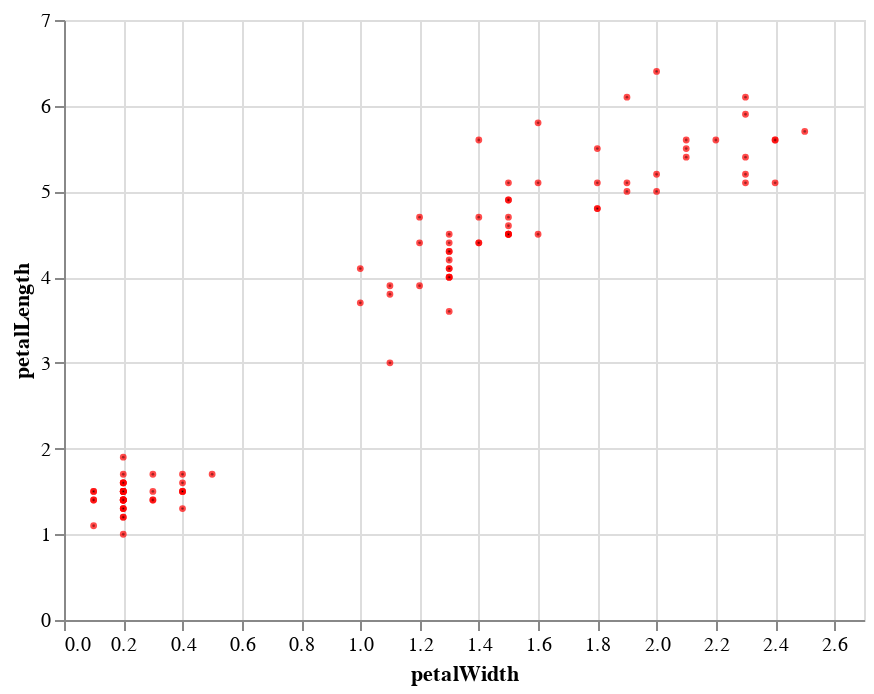

This figure's notebook cell:
### Code cell
alt.renderers.enable('default')
chart(pandas_expr.execute())

### Figure 1 — Vega-Lite specification as saved in the notebook (floating-point values rounded to 4 significant figures)
{"$schema": "https://vega.github.io/schema/vega-lite/v2.4.1.json", "config": {"view": {"height": 300, "width": 400}}, "data": {"values": [{"petalLength": 5.6, "petalWidth": 2.1, "sepalLength": 6.4, "sepalWidth": 2.8, "species": "virginica"}, {"petalLength": 5.8, "petalWidth": 1.6, "sepalLength": 7.2, "sepalWidth": 3, "species": "virginica"}, {"petalLength": 6.1, "petalWidth": 1.9, "sepalLength": 7.4, "sepalWidth": 2.8, "species": "virginica"}, {"petalLength": 6.4, "petalWidth": 2, "sepalLength": 7.9, "sepalWidth": 3.8, "species": "virginica"}, {"petalLength": 5.7, "petalWidth": 2.5, "sepalLength": 6.7, "sepalWidth": 3.3, "species": "virginica"}, {"petalLength": 5.2, "petalWidth": 2.3, "sepalLength": 6.7, "sepalWidth": 3, "species": "virginica"}, {"petalLength": 5, "petalWidth": 1.9, "sepalLength": 6.3, "sepalWidth": 2.5, "species": "virginica"}, {"petalLength": 5.2, "petalWidth": 2, "sepalLength": 6.5, "sepalWidth": 3, "species": "virginica"}, {"petalLength": 5.6, "petalWidth": 2.2, "sepalLength": 6.4, "sepalWidth": 2.8, "species": "virginica"}, {"petalLength": 5.1, "petalWidth": 1.5, "sepalLength": 6.3, "sepalWidth": 2.8, "species": "virginica"}, {"petalLength": 5.6, "petalWidth": 1.4, "sepalLength": 6.1, "sepalWidth": 2.6, "species": "virginica"}, {"petalLength": 6.1, "petalWidth": 2.3, "sepalLength": 7.7, "sepalWidth": 3, "species": "virginica"}, {"petalLength": 5.4, "petalWidth": 2.3, "sepalLength": 6.2, "sepalWidth": 3.4, "species": "virginica"}, {"petalLength": 5.1, "petalWidth": 1.8, "sepalLength": 5.9, "sepalWidth": 3, "species": "virginica"}, {"petalLength": 5.6, "petalWidth": 2.4, "sepalLength": 6.3, "sepalWidth": 3.4, "species": "virginica"}, {"petalLength": 5.5, "petalWidth": 1.8, "sepalLength": 6.4, "sepalWidth": 3.1, "species": "virginica"}, {"petalLength": 4.8, "petalWidth": 1.8, "sepalLength": 6, "sepalWidth": 3, "species": "virginica"}, {"petalLength": 5.4, "petalWidth": 2.1, "sepalLength": 6.9, "sepalWidth": 3.1, "species": "virginica"}, {"petalLength": 1.4, "petalWidth": 0.2, "sepalLength": 5.1, "sepalWidth": 3.5, "species": "setosa"}, {"petalLength": 5.6, "petalWidth": 2.4, "sepalLength": 6.7, "sepalWidth": 3.1, "species": "virginica"}, {"petalLength": 5.1, "petalWidth": 2.3, "sepalLength": 6.9, "sepalWidth": 3.1, "species": "virginica"}, {"petalLength": 1.4, "petalWidth": 0.2, "sepalLength": 4.9, "sepalWidth": 3, "species": "setosa"}, {"petalLength": 1.3, "petalWidth": 0.2, "sepalLength": 4.7, "sepalWidth": 3.2, "species": "setosa"}, {"petalLength": 5.1, "petalWidth": 1.9, "sepalLength": 5.8, "sepalWidth": 2.7, "species": "virginica"}, {"petalLength": 5.9, "petalWidth": 2.3, "sepalLength": 6.8, "sepalWidth": 3.2, "species": "virginica"}, {"petalLength": 1.5, "petalWidth": 0.2, "sepalLength": 4.6, "sepalWidth": 3.1, "species": "setosa"}, {"petalLength": 1.3, "petalWidth": 0.4, "sepalLength": 5.4, "sepalWidth": 3.9, "species": "setosa"}, {"petalLength": 1.4, "petalWidth": 0.3, "sepalLength": 5.1, "sepalWidth": 3.5, "species": "setosa"}, {"petalLength": 1.7, "petalWidth": 0.3, "sepalLength": 5.7, "sepalWidth": 3.8, "species": "setosa"}, {"petalLength": 1.5, "petalWidth": 0.3, "sepalLength": 5.1, "sepalWidth": 3.8, "species": "setosa"}, {"petalLength": 1.4, "petalWidth": 0.2, "sepalLength": 5, "sepalWidth": 3.6, "species": "setosa"}, {"petalLength": 1.7, "petalWidth": 0.4, "sepalLength": 5.4, "sepalWidth": 3.9, "species": "setosa"}, {"petalLength": 1.4, "petalWidth": 0.3, "sepalLength": 4.6, "sepalWidth": 3.4, "species": "setosa"}, {"petalLength": 1.5, "petalWidth": 0.2, "sepalLength": 5, "sepalWidth": 3.4, "species": "setosa"}, {"petalLength": 1.7, "petalWidth": 0.2, "sepalLength": 5.4, "sepalWidth": 3.4, "species": "setosa"}, {"petalLength": 1.5, "petalWidth": 0.4, "sepalLength": 5.1, "sepalWidth": 3.7, "species": "setosa"}, {"petalLength": 1, "petalWidth": 0.2, "sepalLength": 4.6, "sepalWidth": 3.6, "species": "setosa"}, {"petalLength": 1.7, "petalWidth": 0.5, "sepalLength": 5.1, "sepalWidth": 3.3, "species": "setosa"}, {"petalLength": 1.4, "petalWidth": 0.2, "sepalLength": 4.4, "sepalWidth": 2.9, "species": "setosa"}, {"petalLength": 3.6, "petalWidth": 1.3, "sepalLength": 5.6, "sepalWidth": 2.9, "species": "versicolor"}, {"petalLength": 1.5, "petalWidth": 0.1, "sepalLength": 4.9, "sepalWidth": 3.1, "species": "setosa"}, {"petalLength": 4.4, "petalWidth": 1.4, "sepalLength": 6.7, "sepalWidth": 3.1, "species": "versicolor"}, {"petalLength": 1.5, "petalWidth": 0.2, "sepalLength": 5.4, "sepalWidth": 3.7, "species": "setosa"}, {"petalLength": 4.5, "petalWidth": 1.5, "sepalLength": 5.6, "sepalWidth": 3, "species": "versicolor"}, {"petalLength": 1.6, "petalWidth": 0.2, "sepalLength": 4.8, "sepalWidth": 3.4, "species": "setosa"}, {"petalLength": 4.1, "petalWidth": 1, "sepalLength": 5.8, "sepalWidth": 2.7, "species": "versicolor"}, {"petalLength": 1.9, "petalWidth": 0.2, "sepalLength": 4.8, "sepalWidth": 3.4, "species": "setosa"}, {"petalLength": 1.5, "petalWidth": 0.1, "sepalLength": 5.2, "sepalWidth": 4.1, "species": "setosa"}, {"petalLength": 1.6, "petalWidth": 0.2, "sepalLength": 5, "sepalWidth": 3, "species": "setosa"}, {"petalLength": 3.8, "petalWidth": 1.1, "sepalLength": 5.5, "sepalWidth": 2.4, "species": "versicolor"}, {"petalLength": 3.7, "petalWidth": 1, "sepalLength": 5.5, "sepalWidth": 2.4, "species": "versicolor"}, {"petalLength": 1.4, "petalWidth": 0.2, "sepalLength": 5.5, "sepalWidth": 4.2, "species": "setosa"}, {"petalLength": 3.9, "petalWidth": 1.2, "sepalLength": 5.8, "sepalWidth": 2.7, "species": "versicolor"}, {"petalLength": 1.6, "petalWidth": 0.4, "sepalLength": 5, "sepalWidth": 3.4, "species": "setosa"}, {"petalLength": 1.5, "petalWidth": 0.2, "sepalLength": 4.9, "sepalWidth": 3.1, "species": "setosa"}, {"petalLength": 1.5, "petalWidth": 0.2, "sepalLength": 5.2, "sepalWidth": 3.5, "species": "setosa"}, {"petalLength": 1.2, "petalWidth": 0.2, "sepalLength": 5, "sepalWidth": 3.2, "species": "setosa"}, {"petalLength": 5.1, "petalWidth": 1.6, "sepalLength": 6, "sepalWidth": 2.7, "species": "versicolor"}, {"petalLength": 4.5, "petalWidth": 1.5, "sepalLength": 6.2, "sepalWidth": 2.2, "species": "versicolor"}, {"petalLength": 1.5, "petalWidth": 0.2, "sepalLength": 5.3, "sepalWidth": 3.7, "species": "setosa"}, {"petalLength": 3.9, "petalWidth": 1.1, "sepalLength": 5.6, "sepalWidth": 2.5, "species": "versicolor"}, {"petalLength": 1.4, "petalWidth": 0.1, "sepalLength": 4.8, "sepalWidth": 3, "species": "setosa"}, {"petalLength": 4.8, "petalWidth": 1.8, "sepalLength": 5.9, "sepalWidth": 3.2, "species": "versicolor"}, {"petalLength": 1.4, "petalWidth": 0.2, "sepalLength": 5, "sepalWidth": 3.3, "species": "setosa"}, {"petalLength": 4, "petalWidth": 1.3, "sepalLength": 6.1, "sepalWidth": 2.8, "species": "versicolor"}, {"petalLength": 4.7, "petalWidth": 1.4, "sepalLength": 7, "sepalWidth": 3.2, "species": "versicolor"}, {"petalLength": 1.1, "petalWidth": 0.1, "sepalLength": 4.3, "sepalWidth": 3, "species": "setosa"}, {"petalLength": 4.5, "petalWidth": 1.5, "sepalLength": 6.4, "sepalWidth": 3.2, "species": "versicolor"}, {"petalLength": 1.2, "petalWidth": 0.2, "sepalLength": 5.8, "sepalWidth": 4, "species": "setosa"}, {"petalLength": 4.5, "petalWidth": 1.5, "sepalLength": 5.4, "sepalWidth": 3, "species": "versicolor"}, {"petalLength": 1.5, "petalWidth": 0.4, "sepalLength": 5.7, "sepalWidth": 4.4, "species": "setosa"}, {"petalLength": 1.3, "petalWidth": 0.2, "sepalLength": 5.5, "sepalWidth": 3.5, "species": "setosa"}, {"petalLength": 4.5, "petalWidth": 1.6, "sepalLength": 6, "sepalWidth": 3.4, "species": "versicolor"}, {"petalLength": 4.7, "petalWidth": 1.5, "sepalLength": 6.7, "sepalWidth": 3.1, "species": "versicolor"}, {"petalLength": 1.4, "petalWidth": 0.1, "sepalLength": 4.9, "sepalWidth": 3.6, "species": "setosa"}, {"petalLength": 4.4, "petalWidth": 1.3, "sepalLength": 6.3, "sepalWidth": 2.3, "species": "versicolor"}, {"petalLength": 1.3, "petalWidth": 0.2, "sepalLength": 4.4, "sepalWidth": 3, "species": "setosa"}, {"petalLength": 1.4, "petalWidth": 0.2, "sepalLength": 5.2, "sepalWidth": 3.4, "species": "setosa"}, {"petalLength": 4.2, "petalWidth": 1.3, "sepalLength": 5.7, "sepalWidth": 2.9, "species": "versicolor"}, {"petalLength": 4.9, "petalWidth": 1.5, "sepalLength": 6.3, "sepalWidth": 2.5, "species": "versicolor"}, {"petalLength": 4.3, "petalWidth": 1.3, "sepalLength": 6.2, "sepalWidth": 2.9, "species": "versicolor"}, {"petalLength": 1.5, "petalWidth": 0.2, "sepalLength": 5.1, "sepalWidth": 3.4, "species": "setosa"}, {"petalLength": 3, "petalWidth": 1.1, "sepalLength": 5.1, "sepalWidth": 2.5, "species": "versicolor"}, {"petalLength": 4.1, "petalWidth": 1.3, "sepalLength": 5.7, "sepalWidth": 2.8, "species": "versicolor"}, {"petalLength": 4.7, "petalWidth": 1.2, "sepalLength": 6.1, "sepalWidth": 2.8, "species": "versicolor"}, {"petalLength": 5.5, "petalWidth": 2.1, "sepalLength": 6.8, "sepalWidth": 3, "species": "virginica"}, {"petalLength": 1.6, "petalWidth": 0.2, "sepalLength": 4.7, "sepalWidth": 3.2, "species": "setosa"}, {"petalLength": 4.3, "petalWidth": 1.3, "sepalLength": 6.4, "sepalWidth": 2.9, "species": "versicolor"}, {"petalLength": 4.9, "petalWidth": 1.5, "sepalLength": 6.9, "sepalWidth": 3.1, "species": "versicolor"}, {"petalLength": 1.6, "petalWidth": 0.2, "sepalLength": 4.8, "sepalWidth": 3.1, "species": "setosa"}, {"petalLength": 4, "petalWidth": 1.3, "sepalLength": 5.5, "sepalWidth": 2.3, "species": "versicolor"}, {"petalLength": 4.4, "petalWidth": 1.4, "sepalLength": 6.6, "sepalWidth": 3, "species": "versicolor"}, {"petalLength": 1.5, "petalWidth": 0.4, "sepalLength": 5.4, "sepalWidth": 3.4, "species": "setosa"}, {"petalLength": 4.1, "petalWidth": 1.3, "sepalLength": 5.6, "sepalWidth": 3, "species": "versicolor"}, {"petalLength": 4, "petalWidth": 1.3, "sepalLength": 5.5, "sepalWidth": 2.5, "species": "versicolor"}, {"petalLength": 5, "petalWidth": 2, "sepalLength": 5.7, "sepalWidth": 2.5, "species": "virginica"}, {"petalLength": 4.4, "petalWidth": 1.2, "sepalLength": 5.5, "sepalWidth": 2.6, "species": "versicolor"}, {"petalLength": 4.6, "petalWidth": 1.5, "sepalLength": 6.5, "sepalWidth": 2.8, "species": "versicolor"}, {"petalLength": 5.1, "petalWidth": 2.4, "sepalLength": 5.8, "sepalWidth": 2.8, "species": "virginica"}, {"petalLength": 4.5, "petalWidth": 1.3, "sepalLength": 5.7, "sepalWidth": 2.8, "species": "versicolor"}]}, "encoding": {"x": {"field": "petalWidth", "scale": {"domain": [0, 2.7], "range": "width"}, "type": "quantitative"}, "y": {"field": "petalLength", "scale": {"domain": [0, 7], "range": "height"}, "type": "quantitative"}}, "mark": {"color": "red", "fill": "black", "size": 2, "type": "point"}}
